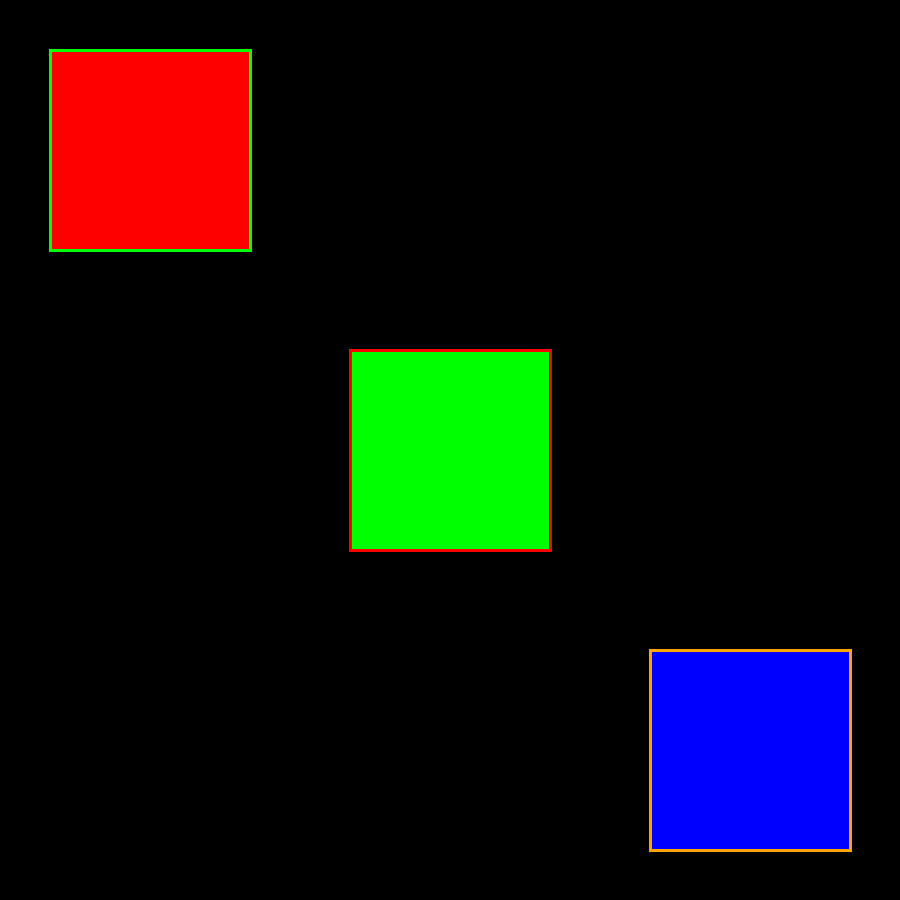
Frame 1 (no input)
Frame 60 (the mouse pressed at the canvas centre just before this capture): identical to frame 1, image omitted
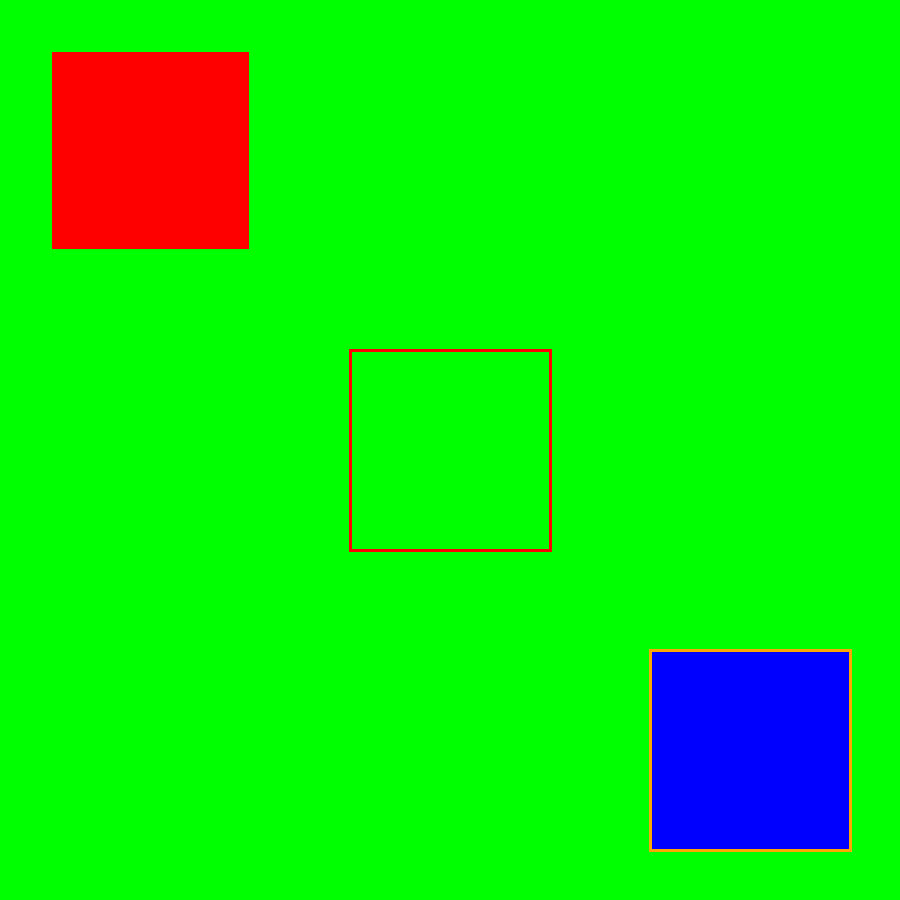
Frame 120 (the mouse held since frame 60 and released just before this capture)

The Processing sketch that drew these frames (run headless with seeded random() and noise(); from frame 60 on, the mouse is pressed at the canvas centre):

// Processing sketch: FarbWechsel
// ── FarbWechsel.pde
// Autor:       Mohamad Khallouf
// Matrikelnr.: 36794
// Datum:        11.11.22
// Beschreibung: mouse hover effect mit Hintergrundsfarbe aenderung


void setup(){
    size(900,900);

}

void draw(){
  background(0);
  
  if(mouseX > 50 && mouseY > 50 && mouseX < 250 && mouseY < 250){
    background(255,0,0);
  } else if(mouseX > 350 && mouseY > 350 && mouseX < 550 && mouseY < 550){
    background(0,255,0);
  } else if(mouseX > 650 && mouseY > 650 && mouseX < 850 && mouseY < 850){
    background(0,0,255);
  } else {
    background(0);
  }
  
  fill(255,0,0);
  stroke(0,255,0);
  strokeWeight(3);
  rect(50,50,200,200);
  
  fill(0,255,0);
  stroke(255,0,0);
  strokeWeight(3);
  rect(350,350,200,200);
  
  fill(0,0,255);
  stroke(255,165,0);
  strokeWeight(3);
  rect(650,650,200,200);
  
  
}
